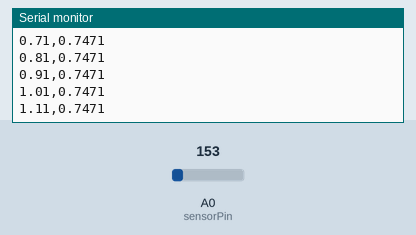
Simulated run of this sketch. Board: Arduino Uno, built with avr-gcc and run on an emulated ATmega328P. Shown: the last lines printed to the serial monitor. The inputs (shaded band) are chosen by the test bench; at power-on: A0 (sensorPin) = 153.

Above: at 1.2 s.
1.3 s: A0 (sensorPin) set to 165
At 1.32 s:
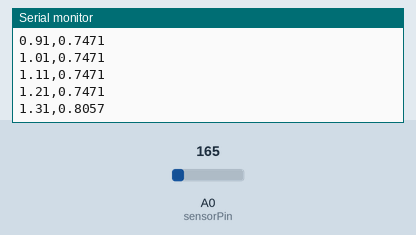
2.8 s: A0 (sensorPin) set to 175
At 2.83 s:
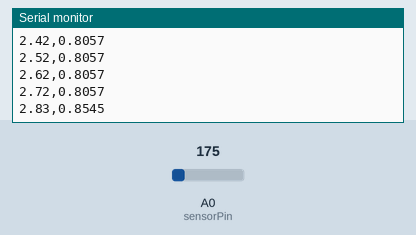
Timing chart, 0 to 5.8 s (numbered marks = the images above; inputs shaded):
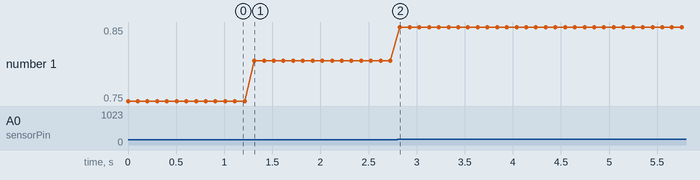

The sketch:

Temp_Sensor_Test.ino
```cpp
//TMP36 Pin Variables
int sensorPin = A0; //the analog pin the TMP36's Vout (sense) pin is connected to
                        //the resolution is 10 mV / degree centigrade with a
                        //500 mV offset to allow for negative temperatures

/*
 * setup() - this function runs once when you turn your Arduino on
 * We initialize the serial connection with the computer
 */
void setup()
{
  Serial.begin(9600);  //Start the serial connection with the computer
                       //to view the result open the serial monitor
}

void loop()                     // run over and over again
{
 //getting the voltage reading from the temperature sensor
 int reading = analogRead(sensorPin);

 // converting that reading to voltage, for 3.3v arduino use 3.3
 double voltage = reading * 5;
 voltage /= 1024.0;

 // print out the voltage
 Serial.print(String(double(millis()/1000.)) + ","); Serial.println(voltage,4) ;

 delay(100);                                     //waiting a 100 ms
}
```

Measured:
- after the input at 1.3 s, the serial monitor: prints a new line at once (image 1)
- plotted number 1: 0.75 → 0.81 after the input at 1.3 s
